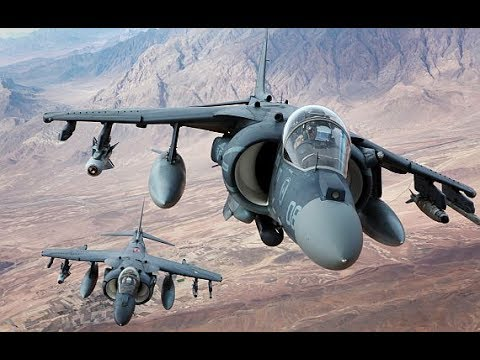
#> input picture Python/PythonTutorial/harrier.jpg, 480 x 360 px, found by its file name
$ python numpyTutorial5.py
#> lines starting #> are read from the running program, lines starting #| are printed output that depends on the picture; long printed decimals are rounded
# Learn NUMPY in 5 minutes
# Python Programmer
# https://www.youtube.com/watch?v=xECXZ3tyONo

import numpy as np

a = np.zeros(3)
print(a)
print(type(a)) # ndarray
print(type(a[0])) # float64

z = np.zeros(10)
print(z)
print(z.shape)

z.shape = (10, 1) # row, column notation
print(z)
print(z.shape)

z = np.empty(3)
print(z)

l = np.linspace(2, 10, 5) # start, stop, elements
print(l)

arr = np.array([10, 20])
print(arr)
print(type(arr))

b_list = ([9,8,7,6,5,4,3],[1,2,3,4,5,6,7])
mat = np.array(b_list)
print(mat)
print(mat.shape)

np.random.seed(0)
randArr = np.random.randint(10, size = 6)
print(randArr)
print(randArr[0])   # first element
print(randArr[0:2]) # slicing applies
print(randArr[-1])  # last element

from skimage import io
photo = io.imread('D:\Programming\Python\PythonTutorial\harrier.jpg')
#> photo is the input picture: shape (360, 480, 3); mean R, G, B 125.6, 121.5, 125.5
print(type(photo))
#| <class 'numpy.ndarray'>
print(photo.shape)
#| (360, 480, 3)

import matplotlib.pyplot as plt
plt.imshow(photo)
plt.show() # script pauses until image closed

plt.imshow(photo[::-1]) # flip rows: mirror vertically
plt.show()
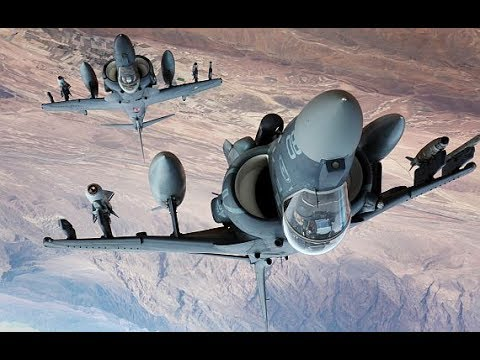
#> shown: shape (360, 480, 3); mean R, G, B 125.6, 121.5, 125.5

plt.imshow(photo[:, ::-1]) # flip columns: mirror horizontally
plt.show()
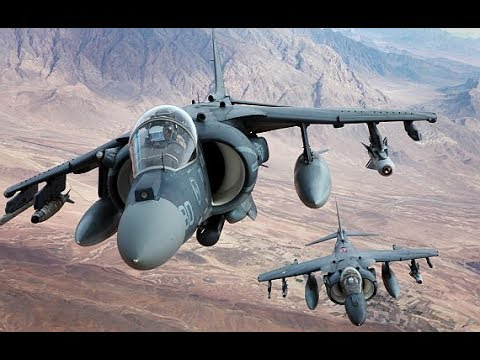
#> shown: shape (360, 480, 3); mean R, G, B 125.6, 121.5, 125.5

plt.imshow(photo[90:275, 140:410]) # show only selected area
plt.show()
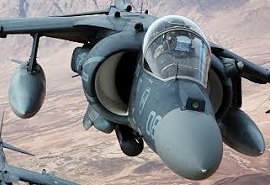
#> shown: shape (185, 270, 3); mean R, G, B 133.2, 133.5, 136.3

plt.imshow(photo[::2, ::2]) # every other row/column
plt.show()
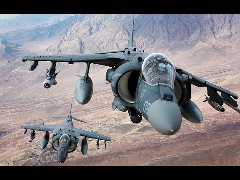
#> shown: shape (180, 240, 3); mean R, G, B 125.7, 121.6, 125.6

plt.imshow(photo[:,:,0].T) # transpose (rotate left), here only includes green
plt.show()
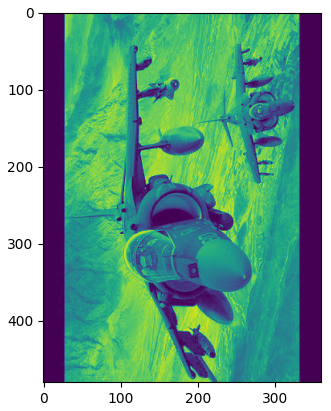
#> figure drawn by matplotlib, 1 panel

photo_sin = np.sin(photo) # why here? not necessary...just illustrating ability
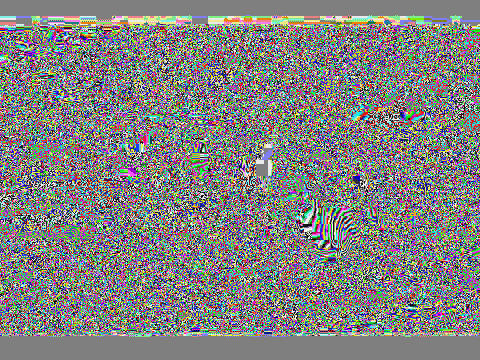
#> photo_sin: shape (360, 480, 3) float16; mean R, G, B 0.0163, 0.0166, 0.0102; drawn with min black and max white
print(np.sum(photo))
#| 64385946
print(np.prod(photo))
#| 0
print(np.mean(photo))
#| 124.201
print(np.std(photo))
#| 71.029
print(np.var(photo))
#| 5045.106
print(np.min(photo))
#| 0
print(np.max(photo))
#| 255
print(np.argmin(photo))
#| 0
print(np.argmax(photo))
#| 149186

arr = np.array([1,2,3,4,5])
print(arr < 3)
print(arr > 3)
print(arr[arr > 3])

photo_masked = np.where(photo > 100, 255, 0) # where values are >100, make them 255 else make them 0
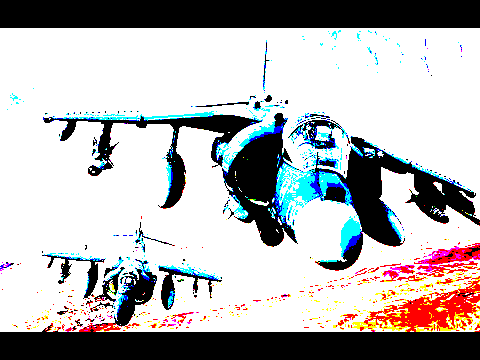
#> photo_masked: shape (360, 480, 3) int64; mean R, G, B 180.2, 179.3, 180.1
plt.imshow(photo_masked)
plt.show()

a_arr = np.array([1,2,3,4,5])
b_arr = np.array([6,7,8,9,10])

print(a_arr + b_arr)
print(a_arr + 30)
print(a_arr * b_arr)
print(a_arr * 10)
print(a_arr @ b_arr) # dot product

x = np.array([2,1,4,3,5])
print(np.sort(x))
